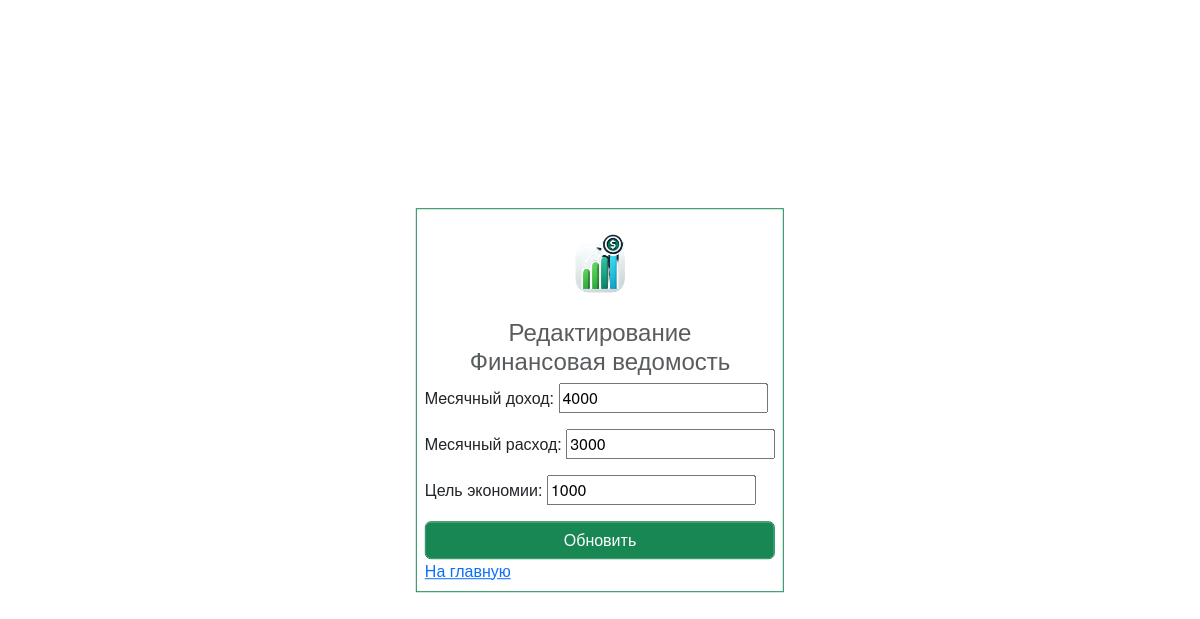
The app's page /fin_statement_edit/1 with its own data.
### main/models.py (models this page shows, shortened)
class FinancialStatement(models.Model):
    user = models.ForeignKey(settings.AUTH_USER_MODEL, on_delete=models.CASCADE, verbose_name='Пользователь', unique=True)
    monthly_incoms = models.PositiveIntegerField(verbose_name='Meсячный доход', default=0)
    monthly_expenses = models.PositiveIntegerField(verbose_name='Meсячный расход', default=0)
    monthly_target = models.PositiveIntegerField(verbose_name='Цель экономии', default=0)
    expenses_live = models.IntegerField(verbose_name='Расход текущий', default=0)
    class Meta:
        verbose_name = 'Финасы'
        verbose_name_plural = 'Финасы'

### main/views.py (the view)
# urls.py: path('fin_statement_edit/<pk>', main.EditFinstate.as_view(), name="finstatedit"),
class EditFinstate(UpdateView):
    model = FinancialStatement
    fields = ['monthly_incoms', 'monthly_expenses', 'monthly_target']
    template_name = 'main/fin_statement_edit.html'
    success_url = reverse_lazy('main')
    def get_context_data(self,**kwargs):
        context = super().get_context_data(**kwargs)
        context['title'] = 'финансы/редактирование'
        context['monthly_save_amount'] = FinancialStatement.objects.all()
        return context

### main/templates/main/fin_statement_edit.html (shortened to what this page needs)
<!DOCTYPE html>
{% extends 'main/base.html' %}
    {% load static %}
{%block content%}
<figure class="figure border border-success p-2 mb-2 position-absolute top-50 start-50 translate-middle">
     <div class="text-center">
        <img src="{%static 'img/logo.webp'%}" alt="Logo" width="100" height="100">
        <figcaption class="figure-caption"><h4>Редактирование<br>Финансовая ведомость</H4></figcaption>
     </div>
<form method="post" class="form-horizontal" action="">
   {{form.as_p}}
    <input type="submit" value="Обновить" class="form-control btn btn-success">
</form>
    <a href="{%url 'main'%}">На главную</a>
{%endblock%}

### static/css/style.css (style rules this page uses)
body { font-family: "Helvetica Neue", Helvetica, "Segoe UI", Arial, sans-serif; }

### records on screen
FinancialStatement: monthly_incoms "4000", monthly_expenses "3000", monthly_target "1000"
